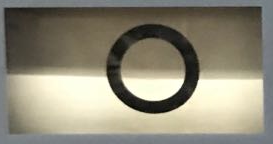
#> input picture images/meterReader/contact5.png, 273 x 144 px
$ python Projection-status.py
#> lines starting #> are read from the running program, lines starting #| are printed output that depends on the picture; after the words box and inside, x2 and y2 are one past the last pixel; in counts of white or black regions, pixels touching at a corner belong together
import cv2 as cv
import numpy as np

#type transform
# [77 lines left out: functions getMatInt, imgSplitLAB, gamma, imgToLAB, calMatAvg, calMatSD and 1 more, not called in this run]

if __name__ =="__main__":

    img = cv.imread("../images/meterReader/contact5.png")
#> img is the input picture: shape (144, 273, 3); mean B, G, R 121.6, 138.7, 143.3
    img = cv.GaussianBlur(img, (5, 5), 0)

    # [26 lines of commented-out code are left out]


    gray_img = cv.cvtColor(img, cv.COLOR_BGR2GRAY)
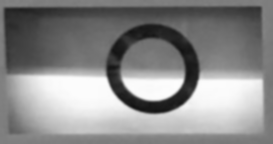
#> gray_img: shape (144, 273); min 18, max 253, mean 138.2
    gray_img = cv.equalizeHist(gray_img)
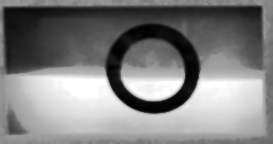
#> gray_img: shape (144, 273); min 0, max 255, mean 128.5
    ret, thresh = cv.threshold(gray_img, 100, 255, cv.THRESH_BINARY)
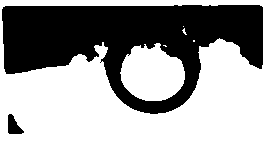
#> thresh: shape (144, 273); 60.7% white; 2 black regions, box (x1, y1, x2, y2) and area: (2, 5, 263, 114) 15240, (8, 114, 24, 134) 195
    cv.namedWindow("enhanced", 0)
    cv.resizeWindow("enhanced", 400, 200)
    cv.imshow("enhanced", img)

    cv.waitKey(0)
    cv.destroyWindow()

$ run again, with images/meterReader/contact3.png copied over images/meterReader/contact5.png
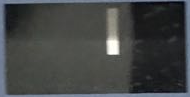
#> input picture images/meterReader/contact3.png, 190 x 97 px
#> img is the input picture: shape (97, 190, 3); mean B, G, R 69.2, 69.2, 66.7
#> `gray_img = cv.equalizeHist(gray_img)`:
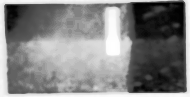
#> gray_img: shape (97, 190); min 0, max 255, mean 130
#> `ret, thresh = cv.threshold(gray_img, 100, 255, cv.THRESH_BINARY)`:
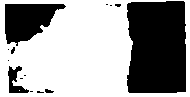
#> thresh: shape (97, 190); 61.4% white; 14 black regions (10 under 20 px), largest, box (x1, y1, x2, y2) and area: (127, 1, 186, 93) 5153, (5, 4, 66, 46) 1610, (8, 66, 29, 93) 264, (45, 89, 54, 93) 25
